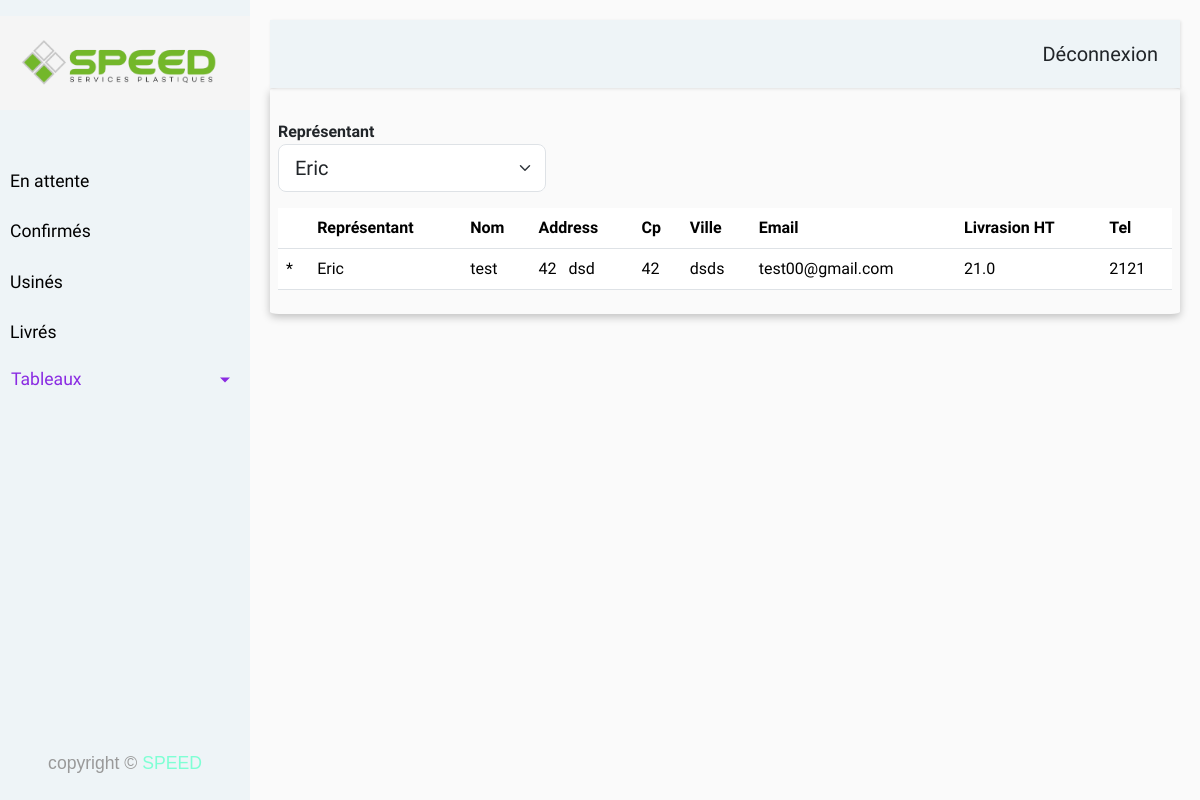
The app's page /clients (signed in), older data.
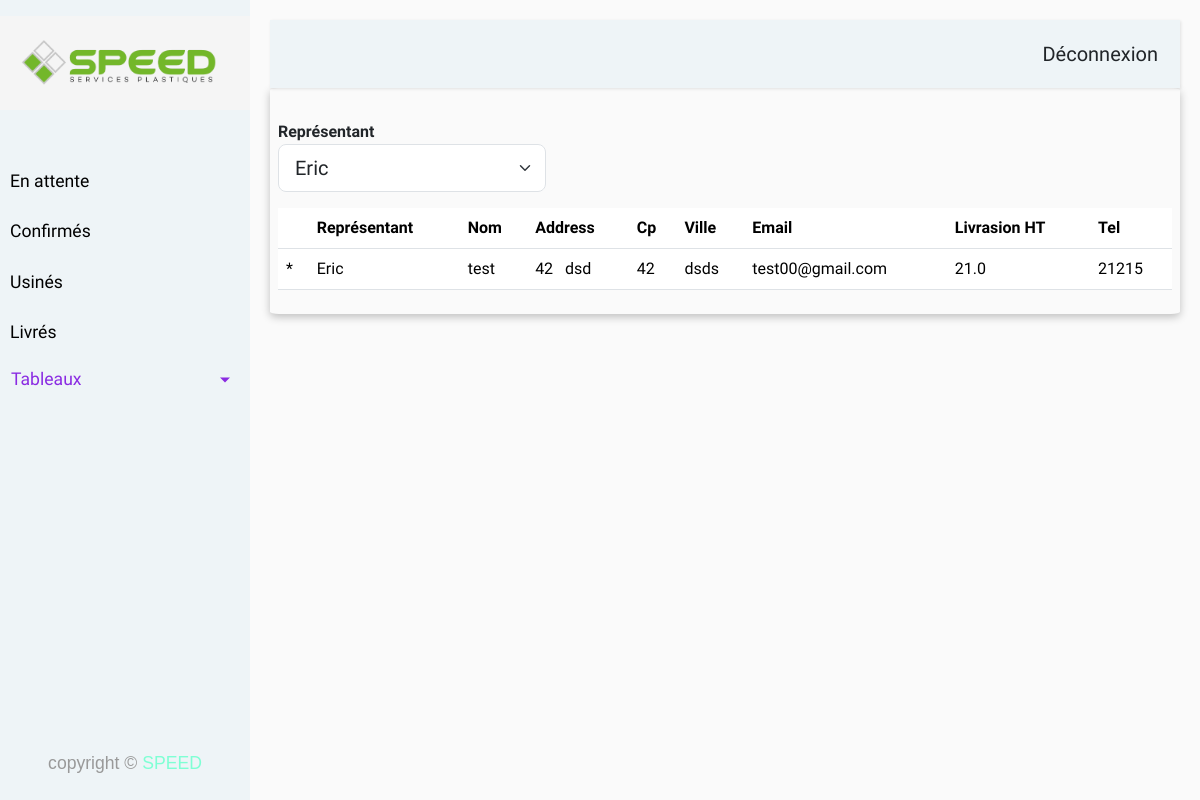
The same page, newer data.
### models/models.py (models this page shows, shortened)
class Client(db.Model):
    __tablename__ = 'client'
    id = db.Column(db.Integer(),autoincrement=True, primary_key=True)
    user_id = db.Column(db.Integer , ForeignKey('user.id'),nullable=False)
    name = db.Column(db.String(80), nullable=False)
    ville = db.Column(db.String(80), nullable=False)
    cp = db.Column(db.Integer(), nullable=False)
    numero = db.Column(db.Integer(), nullable=True)
    addresse = db.Column(db.String(256), nullable=False)
    email = db.Column(db.String(255), unique=True)
    tel = db.Column(db.String(20), nullable=False)
    prix_livr = db.Column(db.Float , nullable=False)
    rel_client_commande = relationship("Commande", backref = "client")

class User(db.Model, UserMixin):
    __tablename__ = 'user'
    id = db.Column(db.Integer, autoincrement=True, primary_key=True)
    username=db.Column(db.String(255), nullable=False)
    email = db.Column(db.String(255), unique=True)
    password = db.Column(db.String(255), nullable=False, server_default='')
    tel = db.Column(db.String(20), nullable=False)
    role_id = db.Column(db.Integer , ForeignKey('role.id'),nullable=False)
    rel_user_client = relationship("Client", backref = "user")

### routes.py (the view)
@app.route('/clients')
@login_required
def clients():
    try:
        current_user_role = (Role.query.filter(Role.id == current_user.role_id).first()).name
    except Exception as e:
        return f"Error fetching current user role: {str(e)}"
    if current_user_role == "comercial":
        representants = []
        representants.append(current_user)
        clients= get_cients_by_rep(current_user.id)
    else:
        representants = get_all_representants()
        first_rep = representants[0].id
        clients= get_cients_by_rep(first_rep)
    return render_template('clients.html', user = current_user,current_user_role = current_user_role,representants = representants, clients=clients, page ="Clients")

### app.py (called while the page is built)
@login_manager.user_loader
def load_user(id):
    return User.query.get(int(id))

### models/models.py (called while the page is built)
def get_all_representants():
    return db.session.query(User).filter(or_(User.role_id == 1, User.role_id == 2)).all()

def get_cients_by_rep(first_rep_id):
    clients=db.session.query(Client.name,Client.ville,Client.cp,Client.numero,Client.addresse,User.username,Client.email,Client.tel,User.id,Client.id,Client.prix_livr).join(User,Client.user_id== User.id ).filter(Client.user_id == first_rep_id ).all()
    result = []
    for row in  clients :
        result.append(row._data)
    return result

### routes.py (called while the page is built)
@app.before_request
def session_handler():
    session.permanent = True
    app.permanent_session_lifetime = timedelta(days=30)

### templates/clients.html (shortened to what this page needs)
{% extends 'base.html' %}
{% block contenue %}
<table id="clients_table" class="table">
    <div class="mt-4">
        <label for="representant"><strong>Représentant</strong></label>
        <select id="representant" class="form-select form-select-lg mb-3"
            aria-label=".form-select-sm nouvelle_utilisateur" style="width: 30%;">
            {% for item in representants%}
            <option value='{{ item.id}}'>{{ item.username}}</option>
            {% endfor %}
        </select>
    </div>
    <thead class="thead-light">
        <tr>
            <th scope="row"></th>
            <th scope="col">Représentant</th>
            <th scope="col">Nom</th>
            <th scope="col">Address</th>
            <th scope="col">Cp</th>
            <th scope="col">Ville</th>
            <th scope="col">Email</th>
            <th scope="col">Livrasion HT</th>
            <th scope="col">Tel</th>
        </tr>
    </thead>
    <tbody>
        {% for item in clients %}
        <tr>
            <td>*</th>
            <td>{{item[5]}}</td>
            <td>{{item[0]}}</td>
            <td> <span class="numero_voie_edit_span">{{item[3]}}</span > &nbsp <span class="name_voie_edit_span">{{item[4]}}</span> </td>
            <td>{{item[2]}}</td>
            <td>{{item[1]}}</td>
            <td>{{item[6]}}</td>
            <td>{{item[10]}}</td>
            <td>{{item[7]}}</td>
        </tr>
        {% endfor %}
    </tbody>
</table>
{% endblock %}

Row changes from the older to the newer data that the page shows:
changed Client "test": tel "2121" → "21215"
